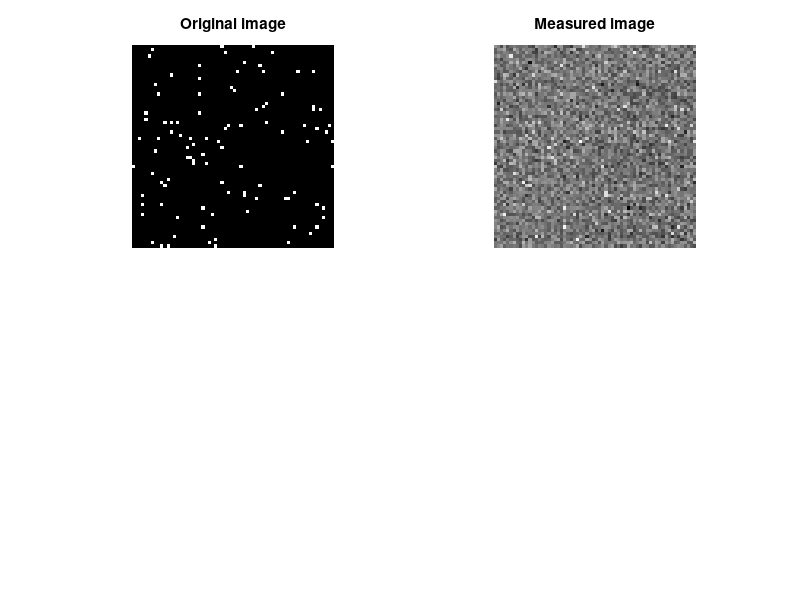

Reproduce this figure in MATLAB. (Note: this script raises an error after producing the figure.)
%% Exampled_weighted_L1
% Example to demonstrate use of BPDN solver when incorporating weights
% (performs one re-weighting of previous solution).


%% Clear workspace
clc;
clear;

%% Define paths
addpath misc/
addpath prox_operators/

%% Parameters
N = 64;
input_snr = 30; % Noise level (on the measurements)
randn('seed', 1); rand('seed', 1);

%% Create an image with few spikes
im = zeros(N); ind = randperm(N^2); im(ind(1:100)) = 1;
%
figure(1);
subplot(221), imagesc(im); axis image; axis off;
colormap gray; title('Original image'); drawnow;

%% Create a mask
% Mask
mask = rand(size(im)) < 0.095; ind = find(mask==1);
% Masking matrix (sparse matrix in matlab)
Ma = sparse(1:numel(ind), ind, ones(numel(ind), 1), numel(ind), numel(im));
% Masking operator
A = @(x) Ma*x(:);
At = @(x) reshape(Ma'*x(:), size(im));

%% Reconstruct from a few Fourier measurements

% Composition (Masking o Fourier)
A = @(x) Ma*reshape(fft2(x)/sqrt(numel(im)), numel(x), 1);
At = @(x) ifft2(reshape(Ma'*x(:), size(im))*sqrt(numel(im)));

% Sparsity operator
Psit = @(x) x; Psi = Psit;

% Select 33% of Fourier coefficients
y = A(im);

% Add Gaussian i.i.d. noise
sigma_noise = 10^(-input_snr/20)*std(im(:));
y = y + (randn(size(y)) + 1i*randn(size(y)))*sigma_noise/sqrt(2);

% Display the downsampled image
figure(1);
subplot(222); imagesc(real(At(y))); axis image; axis off;
colormap gray; title('Measured image'); drawnow;

% Tolerance on noise
epsilon = sqrt(chi2inv(0.99, 2*numel(ind))/2)*sigma_noise;

% Parameters for BPDN
param.verbose = 1; % Print log or not
param.gamma = 1e-1; % Converge parameter
param.rel_obj = 1e-4; % Stopping criterion for the TVDN problem
param.max_iter = 300; % Max. number of iterations for the TVDN problem
param.nu_B2 = 1; % Bound on the norm of the operator A
param.tol_B2 = 1e-4; % Tolerance for the projection onto the L2-ball
param.tight_B2 = 1; % Indicate if A is a tight frame (1) or not (0)
param.tight_L1 = 1; % Indicate if Psit is a tight frame (1) or not (0)
param.pos_l1 = 1; %

% Solve BPDN problem (without weights)
sol = sopt_mltb_solve_BPDN(y, epsilon, A, At, Psi, Psit, param);

% Show reconstructed image
figure(1);
subplot(223); imagesc(real(sol)); axis image; axis off;
colormap gray; title(['First estimate - ', ...
    num2str(sopt_mltb_SNR(im, real(sol))), 'dB']); drawnow;

% Refine the estimate
param.weights = 1./(abs(sol)+1e-5);
sol = sopt_mltb_solve_BPDN(y, epsilon, A, At, Psi, Psit, param);

% Show reconstructed image
figure(1);
subplot(224); imagesc(real(sol)); axis image; axis off;
colormap gray; title(['Second estimate - ', ...
    num2str(sopt_mltb_SNR(im, real(sol))), 'dB']); drawnow;
